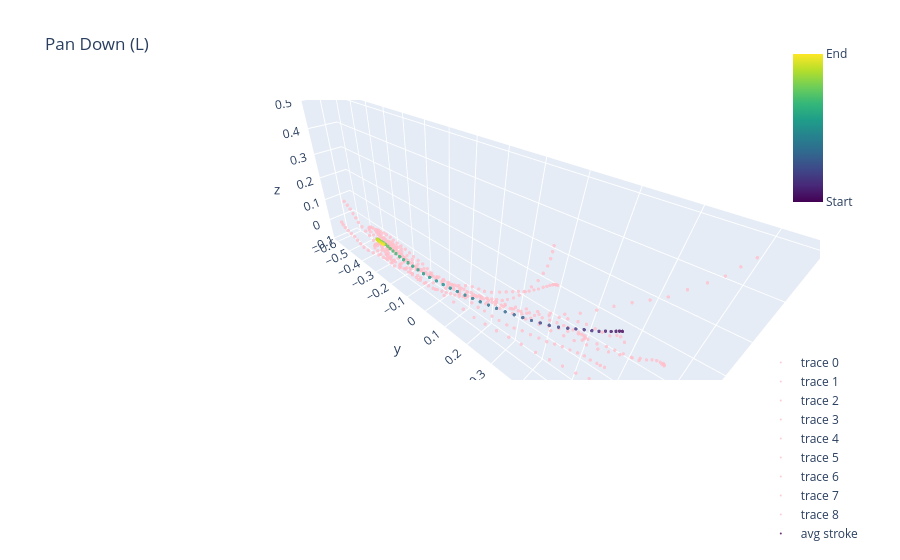
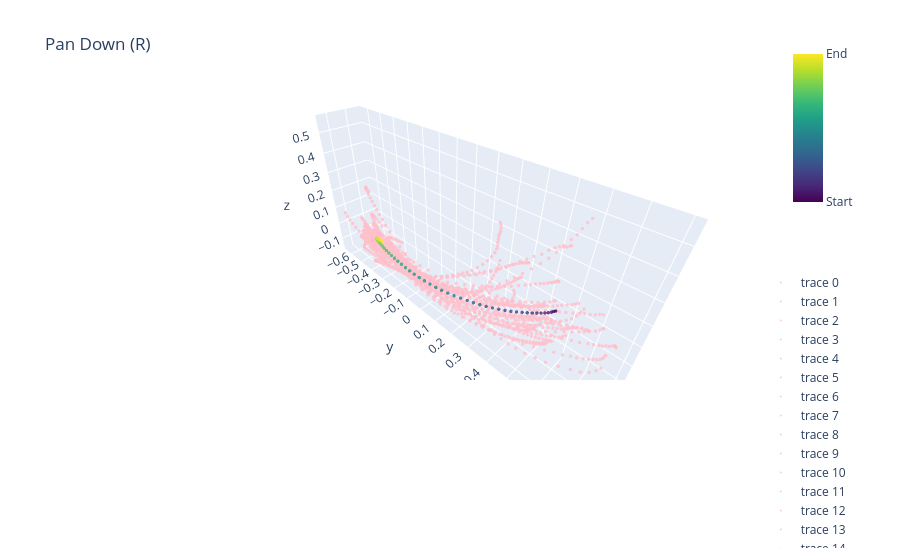
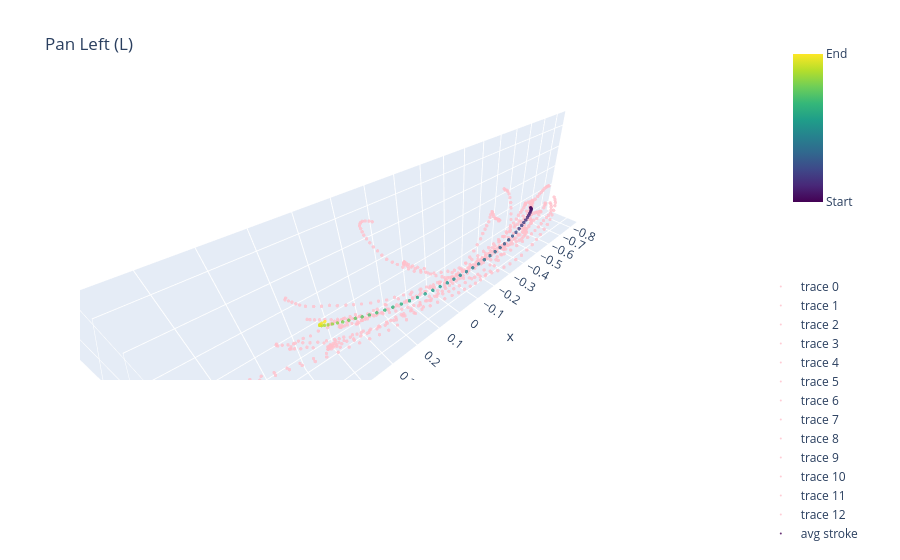
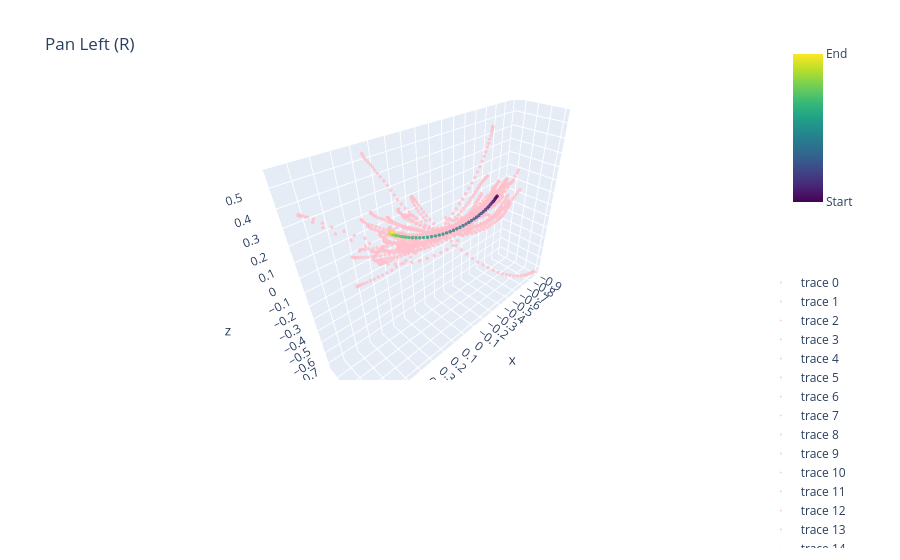

Source (notebook cell) for these figures, in order:
### Code cell
for gesture_index, gesture in enumerate(gesture_dict.keys()):
    plot_title = gesture[0]
    file_name = gesture[0]
    for char in gesture[1:]:  # Start from the second character
        if char.isupper():
            plot_title += " "  # Add a space before each uppercase letter
            file_name += "_"
        plot_title += char
        file_name += char

    all_strokes_L = []
    all_strokes_R = []

    fig_L, fig_R = go.Figure(), go.Figure()
    for file_num, file_path in enumerate(gesture_dict[gesture][0]):
        
        df = pd.read_csv(file_path)
        remove_strokes(df, gesture_index, file_num)
        filtered_df_L = get_cleaned_df(df, 1, 'l')
        filtered_df_R = get_cleaned_df(df, 1, 'r')

        if (len(filtered_df_L) != 0):
            data_sample = [] # original data of the chosen sample; 21 lists
            for col in selected_columns:
                data_sample.append(filtered_df_L[col].tolist())

            # 3.1
            #r_handed_data_sample = left_to_right_handed(data_sample=data_sample, selected_columns=selected_columns)
            # 3.2
            directional_data_sample = quaternion_to_direction(r_handed_data_sample=data_sample, selected_columns=selected_columns)
            # 3.3
            egocentric_data_sample = world_to_headspace(directional_data_sample=directional_data_sample, directional_data_names=directional_data_names)

            pts_from_3_3 = (list(zip(egocentric_data_sample[6], egocentric_data_sample[7], egocentric_data_sample[8])))
            directions_from_3_3 = (list(zip(egocentric_data_sample[9], egocentric_data_sample[10], egocentric_data_sample[11])))
            
            n = len(pts_from_3_3)
            avg_direction_from_3_3 = get_avg_direction(directions_from_3_3)
            
            # Normalize stroke while preserving aspect
            norm_stroke = normalize_stroke_preserving_aspect(pts_from_3_3)

            # Smooth the stroke with b-spline interpolation & extract 50 points
            smoothed_stroke = extract_n_points(norm_stroke)

            # Translate stroke based on median at origin
            translated_coordinates = med_pt_to_origin(smoothed_stroke)

            all_strokes_L.append(translated_coordinates)
            
            # Plot stroke and direction
            plot_markers(fig_L, translated_coordinates, 'pink')

        if (len(filtered_df_R) != 0):
            data_sample = [] # original data of the chosen sample; 21 lists
            for col in selected_columns:
                data_sample.append(filtered_df_R[col].tolist())
            # 3.1
            #r_handed_data_sample = left_to_right_handed(data_sample=data_sample, selected_columns=selected_columns)
            # 3.2
            directional_data_sample = quaternion_to_direction(r_handed_data_sample=data_sample, selected_columns=selected_columns)
            # 3.3
            egocentric_data_sample = world_to_headspace(directional_data_sample=directional_data_sample, directional_data_names=directional_data_names)

            pts_from_3_3 = (list(zip(egocentric_data_sample[0], egocentric_data_sample[1], egocentric_data_sample[2])))
            directions_from_3_3 = (list(zip(egocentric_data_sample[3], egocentric_data_sample[4], egocentric_data_sample[5])))
            
            n = len(pts_from_3_3)
            avg_direction_from_3_3 = get_avg_direction(directions_from_3_3)
            
            # Normalize stroke while preserving aspect
            norm_stroke = normalize_stroke_preserving_aspect(pts_from_3_3)

            # Smooth the stroke with b-spline interpolation & extract 50 points
            smoothed_stroke = extract_n_points(norm_stroke)

            # Translate stroke based on median at origin
            translated_coordinates = med_pt_to_origin(smoothed_stroke)

            all_strokes_R.append(translated_coordinates)
            
            # Plot stroke and direction
            plot_markers(fig_R, translated_coordinates, 'pink')
            
    fig_L.update_layout(
        title=plot_title + " (L)",
        scene=dict(
            xaxis=dict(dtick=0.1),  # Adjust range and tick spacing for x-axis
            yaxis=dict(dtick=0.1),  # Adjust range and tick spacing for y-axis
            zaxis=dict(dtick=0.1),  # Adjust range and tick spacing for z-axis (if needed),
            aspectmode='data'
        ),
        legend=dict(
            x=.92,
            y=-.6
        ),
    )    
    fig_R.update_layout(
        title=plot_title + " (R)",
        scene=dict(
            xaxis=dict(dtick=0.1),  # Adjust range and tick spacing for x-axis
            yaxis=dict(dtick=0.1),  # Adjust range and tick spacing for y-axis
            zaxis=dict(dtick=0.1),  # Adjust range and tick spacing for z-axis (if needed),
            aspectmode='data'
        ),
        legend=dict(
            x=.92,
            y=-.6
        ),
    )   

    avg_stroke_L = get_avg_stroke(all_strokes_L)
    avg_stroke_R = get_avg_stroke(all_strokes_R)

    plot_avg(fig_L, avg_stroke_L)
    plot_avg(fig_R, avg_stroke_R)

    #fig_L.show()
    #fig_R.show()

    base_path = "C:\\Users\\katie\\Documents\\cpsc\\VRelax\\gestureInterface\\AvgStrokeTemplates\\Method2\\"
    left_path = base_path + f"{file_name}_L.html"
    right_path = base_path + f"{file_name}_R.html"
    if not os.path.exists(left_path):
        pio.write_html(fig_L, file=left_path, auto_open=False)
    if not os.path.exists(right_path):
        pio.write_html(fig_R, file=right_path, auto_open=False)
